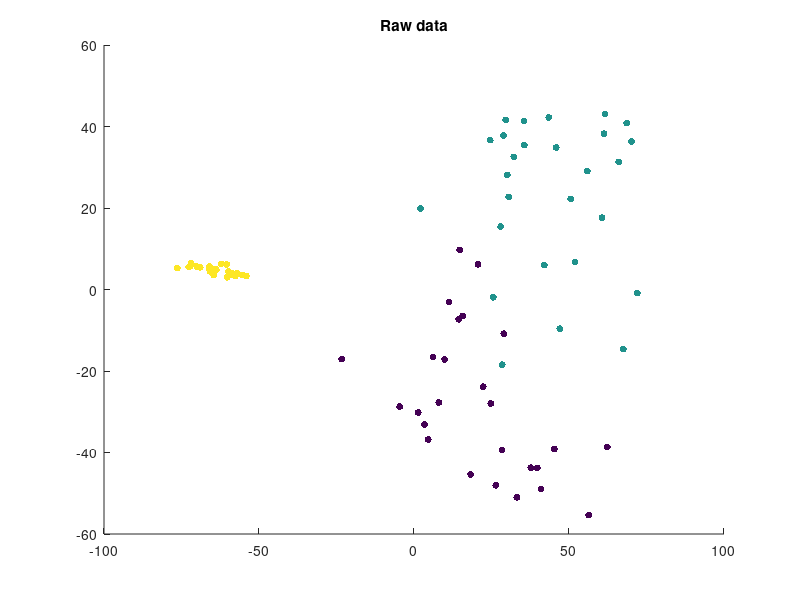

Write MATLAB code to recreate this figure. (Note: this script raises an error after producing the figure.)
close all
clc
clear

load('decanol.mat');
load('acetona_etanol_2_min.mat');
load("acetona_etanol_amp_const_min.mat");
load("decanol_const_amp.mat"); %data without labels

%add labels to decanol data

data_sensors_decanol_const_amp = [data_sensors_decanol_const_amp 2*ones(1,size(data_sensors_decanol,1))']; 


data_3 = [];
data_3 = [data_sensors_decanol 2*ones(1,size(data_sensors_decanol,1))';
          data_sensors91011(1:12,:); data_sensors91011(23:34,:);data_sensors91011(46:48,:);
          data_sensors91011(13:22,:); data_sensors91011(35:45,:); data_sensors91011(71:75,:);
          data_sensors91011(45,:)];

data_no_label = data_3;
data_no_label(:,end) = [];

[coeff, score, latent] = pca(data_no_label, 'NumComponents', 2);
figure(1),
scatter(score(:,1),score(:,2), 25, data_3(:,end)','filled');
title("Raw data");

% Normalize data to 0 and 1

%normas = sqrt(sum(data_no_label.^2, 2));
%matriz_normalizada = data_no_label ./ normas;

[coeff2, score2, latent2] = pca(normr(data_no_label), 'NumComponents', 2);
figure(2),
scatter(score2(:,1),score2(:,2), 25, data_3(:,end)','filled');
title("Normalized data between 0 and 1");


[coeff3, score3, latent3] = pca(data_sensors91011_amp_const, 'NumComponents', 2);
figure(3),
scatter(score3(:,1),score3(:,2), 25, data_sensors91011_amp_const(:,end)','filled');

% juntamos todos los datos con la amplitud constante
%datos_totales = [data_sensors91011_amp_const data_sensors_decanol_const_amp];

data_sensors91011_amp_const = vertcat(data_sensors91011_amp_const, data_sensors_decanol_const_amp);
                
[coeff4, score4, latent4] = pca(data_sensors91011_amp_const, 'NumComponents', 2);
figure(4),
scatter(score4(:,1),score4(:,2), 25, data_sensors91011_amp_const(:,end)','filled');
title("Amplitudes escaladas a 1");


figure(5),
plot(data_sensors91011_amp_const(2,:))



